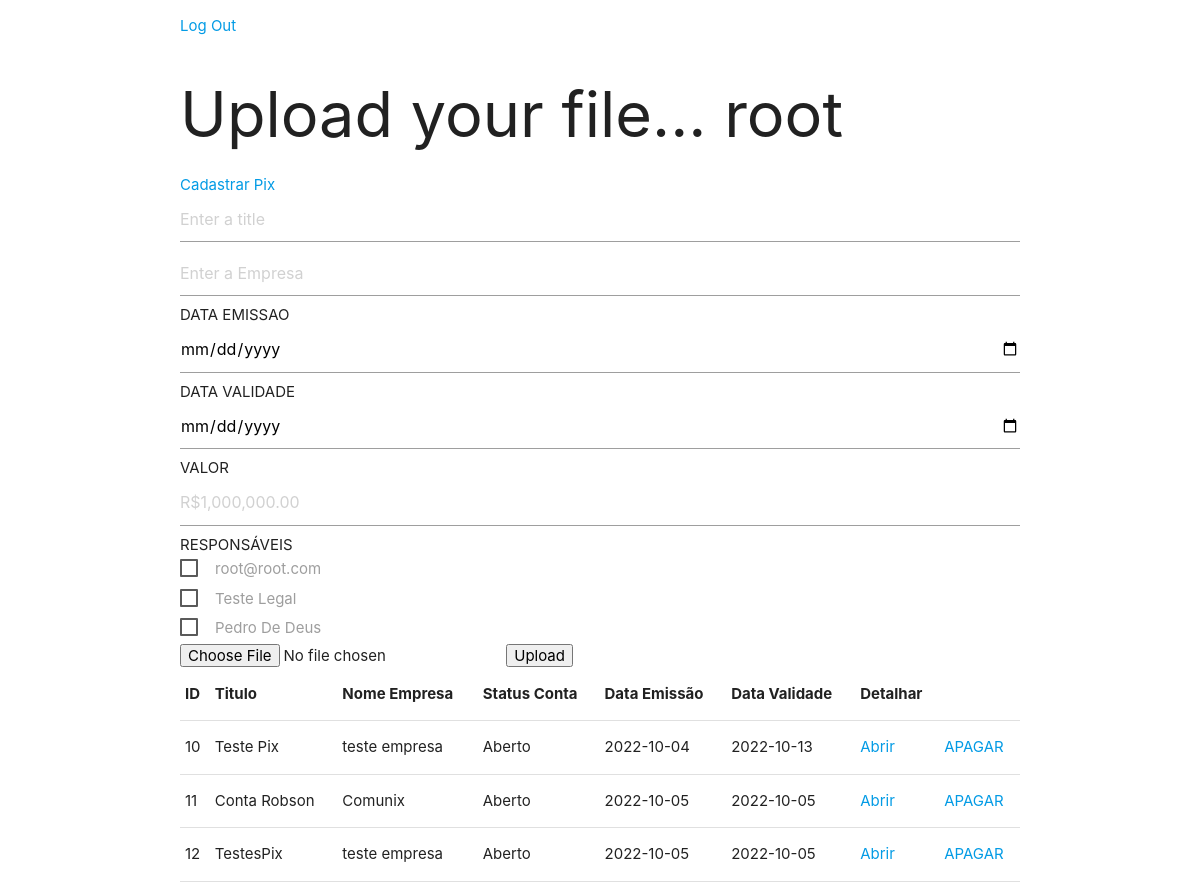
The app's page / (signed in), older data.
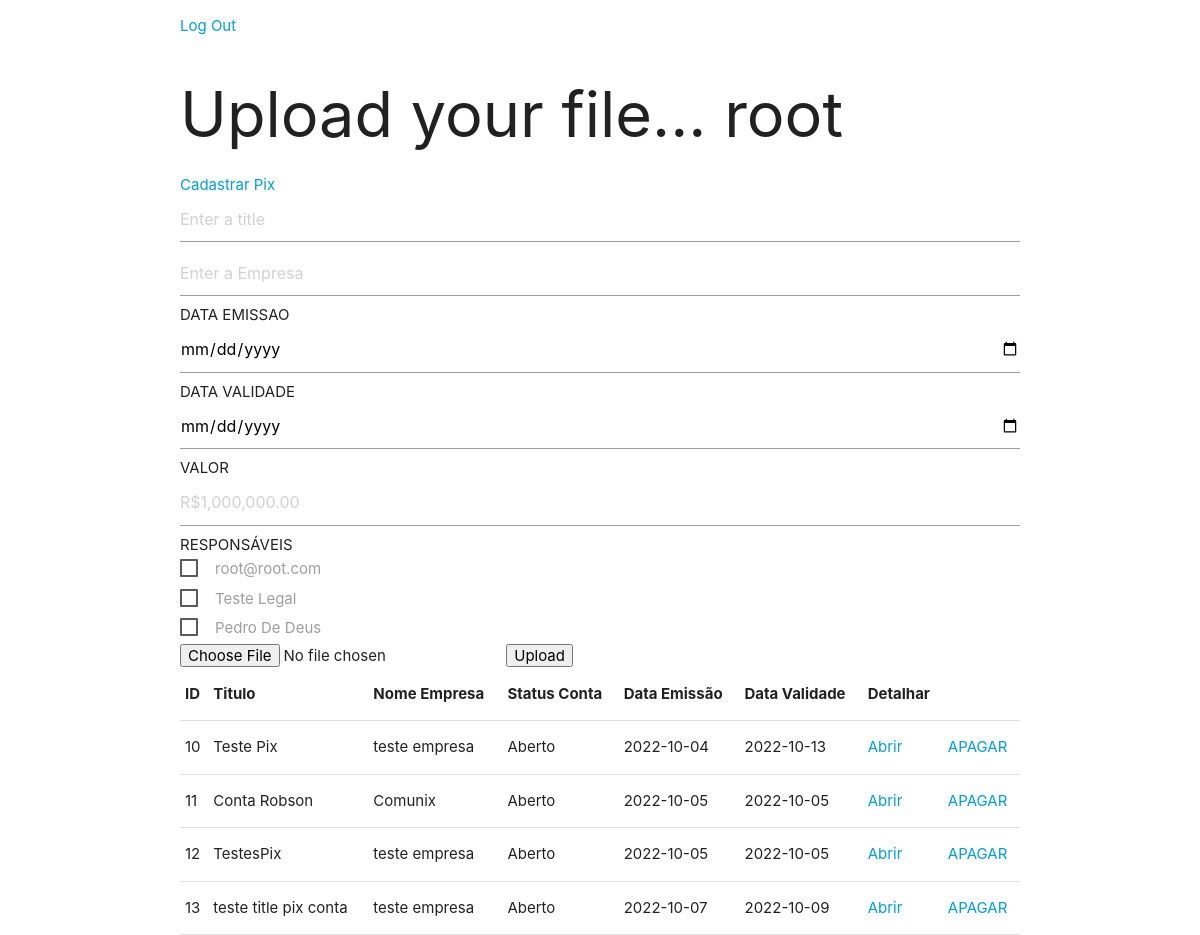
The same page, newer data.
### user/models.py (models this page shows)
class Profile(AbstractUser):
    email = models.EmailField(_("email address"), blank=True, unique=True)
    age = models.PositiveIntegerField(blank=True, null=True)
    USERNAME_FIELD = "email"
    REQUIRED_FIELDS = ["username"]

### upload/models.py (models this page shows)
class Base(models.Model):
    created_at = models.DateTimeField(auto_now_add=True)
    updated_at = models.DateTimeField(auto_now=True)
    class Meta:
        abstract = True

class Conta(Base):
    title = models.CharField(max_length=200)
    empresa = models.CharField(max_length=200)
    status = models.CharField(max_length=8 , default=padrao)
    imagem = models.ImageField(upload_to='contas')
    data_emissao = models.CharField(max_length=10)
    data_validade = models.CharField(max_length=11)
    valor = models.FloatField()
    user_id = models.ForeignKey(Profile , on_delete=models.CASCADE ,related_name='conta')
    class Meta:
        verbose_name = 'Conta'
        verbose_name_plural = 'Contas'

### upload/views.py (the view)
# urls.py: path('', views.index , name="uploadFile"),
@login_required(login_url='/login')
def index(request):
    user = Profile.objects.get(email=request.user)
    users = Profile.objects.all()
    contas = Conta.objects.all()
    return render(request , "index.html", context= {
        "user": user,
        "users": users,
        "contas": contas,
    })

### upload/templates/index.html (shortened to what this page needs)
<!DOCTYPE html>
<html lang="en">
<head>
    <link rel="stylesheet" href="https://cdnjs.cloudflare.com/ajax/libs/materialize/1.0.0/css/materialize.min.css">
    {% load static %}
    <link rel="stylesheet" href="{% static 'index.css' %}">
</head>
<body>
    <div class="container">
        <p><a href="{% url 'logout' %}">Log Out</a></p>
        <h1 class="teste">Upload your file... {{ user.username }}</h1>
        <a href="{%url 'cadastrar_pix'%}">Cadastrar Pix</a>
        <form action="{% url 'create_conta' %}" method="POST" enctype="multipart/form-data">
            <input type="text" name="title" placeholder="Enter a title">
            <input type="text" name="empresa" placeholder="Enter a Empresa">
            DATA EMISSAO
            <input type="date" id="start" name="data_emissao" value="0000-00-00" min="2018-01-01" max="2022-12-31">
            DATA VALIDADE
            <input type="date" id="start" name="data_validade" value="0000-00-00" min="2018-01-01" max="2050-12-31">
            VALOR
            <input placeholder="R$1,000,000.00" min="1" name="valor" step="any" />
            RESPONSÁVEIS
            <div class="responsaveis">
                {% for user in users%}
                {%if user.first_name == ''%}
                <label class="user-item">
                    <span>{{ user.email }}</span>
                </label>
                {%else%}
                <label class="user-item">
                    <span>{{ user.first_name }} {{user.last_name}}</span>
                </label>
                {%endif%}
                {%endfor%}
            </div>
            <input type="file" name="uploadedFile">
            <input type="submit" value="Upload">
        </form>
        <table>
            <tr>
                <th>ID</th>
                <th>Titulo</th>
                <th>Nome Empresa</th>
                <th>Status Conta</th>
                <th>Data Emissão</th>
                <th>Data Validade</th>
                <th>Detalhar</th>
            </tr>
            {% for conta in contas %}
            <tr>
                <td>{{ conta.id }}</td>
                <td>{{ conta.title }}</td>
                <td>{{ conta.empresa }}</td>
                <td>{{ conta.status }}</td>
                <td>{{ conta.data_emissao }}</td>
                <td>{{ conta.data_validade }}</td>
                <td><a href="{% url 'retrieveFile' conta.id%}">Abrir</a></td>
                <td><a href="{% url 'delete' conta.id %}">APAGAR</a></td>
            </tr>
            {% endfor %}
        </table>
    </div>
</body>
</html>

Row changes from the older to the newer data that the page shows:
added Conta: id "13", title "teste title pix conta", empresa "teste empresa", status "Aberto", data_emissao "2022-10-07", data_validade "2022-10-09"
